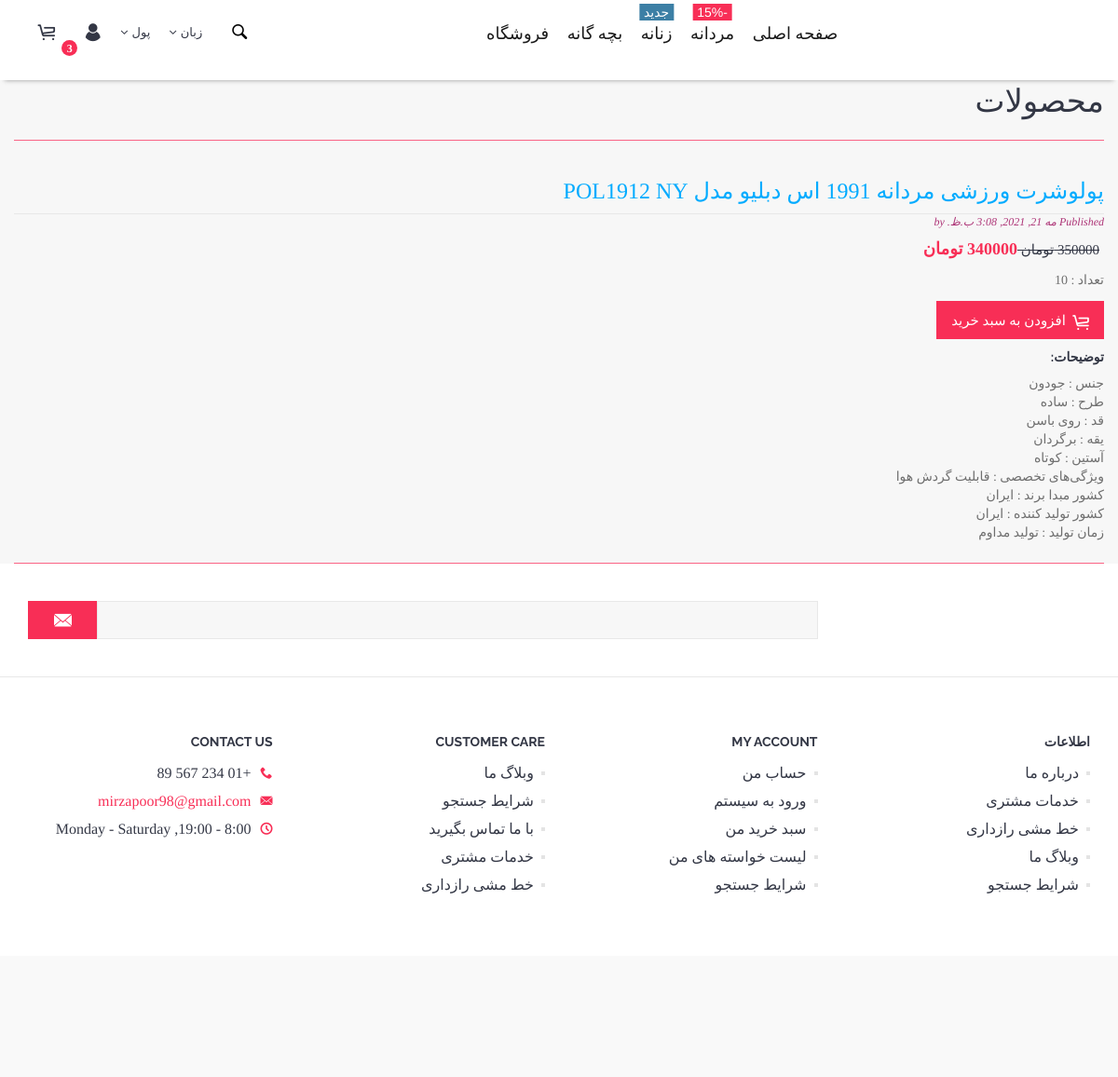
Page /shop/2021/5/21/oloshrt-orzsh-mrdnh-1991-s-dblo-mdl-pol1912-ny/ on the committed database.
### shop/models.py (models this page shows, shortened)
class shop(models.Model):
    title = models.CharField(max_length=250)
    slug = models.SlugField(max_length=250,unique_for_date='publish')
    user = models.ForeignKey(User,on_delete=models.CASCADE, related_name='Shop_posts')
    body = models.TextField()
    publish = models.DateTimeField(default=timezone.now)
    created = models.DateTimeField(auto_now_add=True)
    updated = models.DateTimeField(auto_now=True)
    price = models.IntegerField(default=1000)
    Discounted_price = models.IntegerField(default=1000)
    count = models.IntegerField(default=1)
    class Meta:
        ordering = ('-publish',)
    def get_absolute_url(self):
        return reverse('shop:post_detail',
                         args=[self.publish.year,self.publish.month,self.publish.day, self.slug])

### shop/views.py (the view)
def shop_detail(request, year, month, day, post):
        post = get_object_or_404(shop, slug=post,
                                        publish__year=year,
                                        publish__month=month,
                                        publish__day=day)
        return render(request,'shop/post/detali.html',{'post': post})

### shop/templates/shop/post/detali.html (shortened to what this page needs)
{% load static %}
<!DOCTYPE html>
<html lang="en">
<head>
    <link href="{% static 'js/vendor/bootstrap/bootstrap.min.css' %}" rel="stylesheet">
    <link href="{% static 'js/vendor/slick/slick.css' %}" rel="stylesheet">
    <link href="{% static 'js/vendor/swiper/swiper.min.css' %}" rel="stylesheet">
    <link href="{% static 'js/vendor/magnificpopup/dist/magnific-popup.css' %}" rel="stylesheet">
    <link href="{% static 'js/vendor/nouislider/nouislider.css' %}" rel="stylesheet">
    <link href="{% static 'js/vendor/darktooltip/dist/darktooltip.css' %}" rel="stylesheet">
    <link href="{% static 'css/animate.css' %}" rel="stylesheet">
    <link href="{% static 'css/style.css' %}" rel="stylesheet">
    <link href="{% static 'css/megamenu.css' %}" rel="stylesheet">
    <link href="{% static 'css/style-rtl.css' %}" rel="stylesheet">
    <link href="{% static 'css/shop.css' %}" rel="stylesheet">
    <link href="{% static 'fonts/icomoon-reg/style.css' %}" rel="stylesheet">
</head>
<body class="boxed rtl">
<div id="wrapper">
    <div class="page-wrapper">
        <header class="page-header variant-1 fullboxed sticky smart">
            <div class="navbar">
                <div class="container">
                    <div class="header-link dropdown-link header-cart variant-1">
                        <a href="cart.html"> <i class="icon icon-cart"></i> <span class="badge">3</span> </a>
                    </div>
                    <div class="header-links">
                        <div class="header-link header-select dropdown-link header-language">
                            <a href="#">زبان</a>
                        </div>
                        <div class="header-link header-select dropdown-link header-currency">
                            <a href="#">پول</a>
                        </div>
                        <div class="header-link dropdown-link header-account">
                            <a href="#"><i class="icon icon-user"></i></a>
                        </div>
                    </div>
                    <div class="header-link header-search header-search">
                        <div class="exp-search">
                            <form>
                                <input class="exp-search-input " placeholder="جستجو کنید..." type="text" value="">
                                <span class="exp-icon-search"><i class="icon icon-magnify"></i></span>
                            </form>
                        </div>
                    </div>
                    <div class="megamenu fadein blackout">
                        <ul class="nav">
                            <li class="simple-dropdown">
                                <a href="http://localhost:8000/main/">صفحه اصلی</a>
                            </li>
                            <li class="mega-dropdown">
                                <a href="http://localhost:8000/shop/">مردانه<span class="menu-label">-15%</span></a>
                            </li>
                            <li class="mega-dropdown">
                                <a href="http://localhost:8000/shop/">زنانه<span class="menu-label-alt">جدید</span></a>
                            </li>
                            <li class="mega-dropdown">
                                <a href="http://localhost:8000/shop/">بچه گانه</a>
                            </li>
                            <li><a href="http://localhost:8000/shop/" rel="stylesheet">فروشگاه</a></li>
                        </ul>
                    </div>
                </div>
            </div>
        </header>
        <main>
         <br> <br> <br> <br>
            {% block content %}
            <h1>محصولات</h1>
            <div class ="wrapper">
            <h2> <a href="{{ post.get_absolute_url }}">
            {{ post.title }}
            </a> </h2>
            <p class="date">
                    Published {{ post.publish }} by {{ post.author }}
            </p>
            <div class="price-box"> <span class="price-container"> <span
                        class="price-wrapper"> <span
                            class="old-price">   {{post.price}} تومان
                                    </span> <span
                                        class="special-price">{{post.Discounted_price}} تومان</span> </span>
									            </span>
            </div>
            <P> تعداد : {{post.count}}</P>
            <p>
                <button class="btn add-to-cart" data-product="789123"><i class="icon icon-cart"></i><span>افزودن به سبد خرید</span></button>
             </p>
             <h4> توضیحات: </h4>
            {{ post.body|linebreaks }}
           {% endblock %}
         <H1>   </h1>
        </main>
        <footer class="page-footer variant2 fullboxed">
            <div class="footer-top">
                <div class="container">
                    <div class="newsletter variant2 row">
                        <div class="col-sm-3">
                        </div>
                        <div class="col-sm-9">
                            <form action="#">
                                <div class="input-group">
                                    <input type="text" class="form-control">
                                    <span class="input-group-btn">
											<button class="btn btn-default" type="submit"><i
                                                    class="icon icon-close-envelope"></i></button>
											</span>
                                </div>
                            </form>
                        </div>
                    </div>
                </div>
            </div>
            <br>
            <div class="footer-middle">
                <div class="container">
                    <div class="row">
                        <div class="col-md-3 col-lg-3">
                            <div class="footer-block collapsed-mobile">
                                <div class="title">
                                    <h4>اطلاعات</h4>
                                </div>
                                <div class="collapsed-content">
                                    <ul class="marker-list">
                                        <li> <a href="about.html"> درباره ما </a></li>
                                        <li> <a href="faq.html"> خدمات مشتری </a></li>
                                        <li> <a href="about.html"> خط مشی رازداری </a></li>
                                        <li> <a href="blog.html"> وبلاگ ما </a></li>
                                        <li> <a href="search.html"> شرایط جستجو </a></li>
                                    </ul>
                                </div>
                            </div>
                        </div>
                        <div class="col-md-3 col-lg-3">
                            <div class="footer-block collapsed-mobile">
                                <div class="title">
                                    <h4>MY ACCOUNT</h4>
                                </div>
                                <div class="collapsed-content">
                                    <ul class="marker-list">
                                        <li> <a href="account-create.html"> حساب من </a> </li>
                                        <li> <a href="login.html"> ورود به سیستم </a> </li>
                                        <li> <a href="cart.html"> سبد خرید من </a> </li>
                                        <li> <a href="wishlist.html"> لیست خواسته های من </a> </li>
                                        <li> <a href="search.html"> شرایط جستجو </a> </li>
                                    </ul>
                                </div>
                            </div>
                        </div>
                        <div class="col-md-3 col-lg-3">
                            <div class="footer-block collapsed-mobile">
                                <div class="title">
                                    <h4>CUSTOMER CARE</h4>
                                </div>
                                <div class="collapsed-content">
                                    <ul class="marker-list">
                                        <li> <a href="blog.html"> وبلاگ ما </a> </li>
                                        <li> <a href="search.html"> شرایط جستجو </a> </li>
                                        <li> <a href="contact.html"> با ما تماس بگیرید </a> </li>
                                        <li> <a href="faq.html"> خدمات مشتری </a> </li>
                                        <li> <a href="about.html"> خط مشی رازداری </a> </li>
                                    </ul>
                                </div>
                            </div>
                        </div>
                        <div class="col-md-3 col-lg-3">
                            <div class="footer-block collapsed-mobile">
                                <div class="title">
                                    <h4>CONTACT US</h4>
                                </div>
                                <div class="collapsed-content">
                                    <ul class="simple-list">
                                        <li><i class="icon icon-phone"></i>+01 234 567 89</li>
                                        <li><i class="icon icon-close-envelope"></i><a href="mailto:support@seiko.com">mirzapoor98@gmail.com</a>
                                        </li>
                                        <li><i class="icon icon-clock"></i>8:00 - 19:00, Monday - Saturday</li>
                                    </ul>
                                </div>
                            </div>
                        </div>
                    </div>
                </div>
            </div>
            <div class="footer-bot">
                <div class="container">
                    <div class="row">
                        <div class=" col-md-6 col-lg-4">
                        </div>
                    </div>
                </div>
            </div>
        </footer>
    </div>
</div>
</body>
</html>

### main/static/css/megamenu.css (style rules this page uses)
@media screen and (min-width: 992px) { .megamenu { display: inline-block; text-align: center; opacity: 1; -webkit-transition: opacity 0.2s ease; -o-transition: opacity 0.2s ease; transition: opacity 0.2s ease; } }
@media screen and (min-width: 992px) { .megamenu .nav:after { content: ''; position: absolute; z-index: 1; width: 0; top: 0; height: 72px; background: rgba(255, 255, 255, 0); -webkit-transition: all 0 ease; -o-transition: all 0 ease; transition: all 0 ease; } }
.menu-label, .menu-label-alt { display: inline-block; position: relative; background: #f82e56; height: 14px; margin: 0 0 0 4px; padding: 0 3px; top: -1px; font-family: '“yekan”', sans-serif; font-size: 10px; line-height: 14px; font-weight: 400; color: #ffffff; letter-spacing: 0.5px; }
.nav > li > a > .menu-label, .nav > li > a > .menu-label-alt { position: absolute; top: 4px; left: 50%; margin: 0; transform: translateX(-50%); height: 18px; vertical-align: 0; padding: 0 5px; font-size: 14px; line-height: 18px; font-weight: 400; color: #ffffff; letter-spacing: 0; }
.menu-label-alt { background: #3c7fa5; color: #ffffff; }
@media screen and (max-width: 1399px) and (min-width: 992px) { .navbar .nav > li > a, .navbar .nav > li > a:focus { font-size: 16px; } }
@media screen and (max-width: 1399px) and (min-width: 992px) { .navbar .nav > li > a:not(.menu-btn-special), .navbar .nav > li > a:focus:not(.menu-btn-special) { padding-left: 10px; padding-right: 10px; } }
@media screen and (max-width: 1200px) and (min-width: 1200px) { .navbar .nav > li > a, .navbar .nav > li > a:focus { font-size: 18px; } }
@media screen and (max-width: 1200px) and (min-width: 1200px) { .navbar .nav > li > a:not(.menu-btn-special), .navbar .nav > li > a:not(.menu-btn-special):focus { padding-left: 10px; padding-right: 10px; } }

### shop/static/css/shop.css (style rules this page uses)
body { margin:0; padding:0; font-family:helvetica, sans-serif; }
a { color:#00abff; text-decoration:none; }
h1 { font-weight:normal; border-bottom:1px solid rgb(250, 100, 133); padding:0 0 10px 0; }
h2 { font-weight:normal; margin:30px 0 0; }
p.date { color:rgb(173, 51, 118); font-family: georgia, serif; font-size: 12px; font-style: italic; }
input, textarea { clear:both; float:left; margin:0 0 10px; background:#2905aa; border:0; padding:6px 10px; font-size:12px; }

### rows in the picture
shop: title "پولوشرت ورزشی مردانه 1991 اس دبلیو مدل POL1912 NY", publish "مه 21, 2021, 3:08 ب.ظ.", price "350000", Discounted_price "340000", count "10", body "جنس : جودون طرح : ساده قد : روی باسن یقه : برگردان آستین : کوتاه ویژگی‌های تخصصی : قابلیت گردش هوا کشور مبدا برند : ایران کشور تولید کننده : ایران زمان تولید : تولید مداوم"
